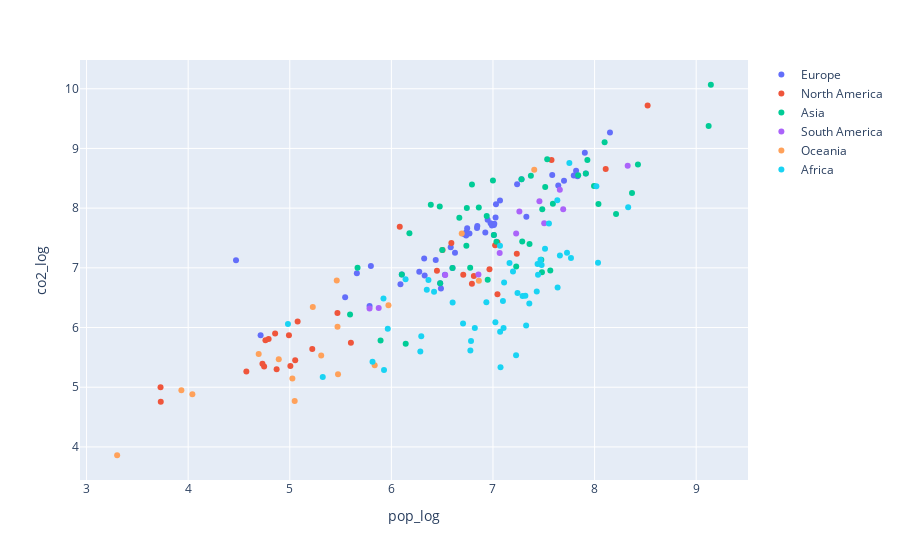

Notebook code cell kept with this figure:
### Code cell
fig = px.scatter(final_df,
                 x ="pop_log",
                 y ="co2_log",
                 color ="continent_name",
                 hover_name = "country"
                )
for trace in fig.data:
    trace.name = trace.name.split('=')[1]
fig.show()

### Figure 1 — Plotly figure (JSON) as saved in the notebook; plotly's stock layout.template omitted (floating-point values rounded to 4 significant figures)
{"data": [{"hoverlabel": {"namelength": 0}, "hovertemplate": "<b>%{hovertext}</b><br><br>continent_name=Europe<br>pop_log=%{x}<br>co2_log=%{y}", "hovertext": ["Russia", "Kazakhstan", "Turkey", "France", "Ukraine", "Spain", "Sweden", "Germany", "Finland", "Norway", "Poland", "Italy", "United Kingdom", "Romania", "Belarus", "Greece", "Bulgaria", "Iceland", "Hungary", "Portugal", "Azerbaijan", "Austria", "Czechia", "Serbia", "Ireland", "Georgia", "Lithuania", "Latvia", "Croatia", "Bosnia and Herzegovina", "Slovakia", "Estonia", "Denmark", "Netherlands", "Switzerland", "Moldova", "Belgium", "Armenia", "Albania", "Macedonia", "Slovenia", "Montenegro", "Cyprus", "Luxembourg", "Faroe Islands", "Malta", "Gibraltar"], "legendgroup": "continent_name=Europe", "marker": {"color": "#636efa", "symbol": "circle"}, "mode": "markers", "name": "Europe", "showlegend": true, "type": "scatter", "x": [8.151, 7.281, 7.914, 7.832, 7.643, 7.699, 7.009, 7.904, 6.746, 6.738, 7.583, 7.795, 7.818, 7.328, 6.977, 7.026, 6.843, 5.545, 6.99, 7.013, 7.009, 6.947, 7.029, 6.846, 6.714, 6.602, 6.436, 6.274, 6.626, 6.584, 6.736, 6.089, 6.769, 7.238, 6.924, 6.527, 7.069, 6.48, 6.488, 6.328, 6.323, 5.785, 6.103, 5.798, 4.713, 5.66, 4.471], "xaxis": "x", "y": [9.266, 8.484, 8.579, 8.533, 8.378, 8.457, 7.719, 8.928, 7.663, 7.6, 8.555, 8.545, 8.627, 7.858, 7.749, 7.841, 7.666, 6.509, 7.71, 7.74, 7.551, 7.806, 8.064, 7.701, 7.567, 6.996, 7.13, 6.936, 7.254, 7.344, 7.542, 6.725, 7.573, 8.398, 7.591, 6.884, 8.129, 6.74, 6.653, 6.873, 7.157, 6.359, 6.888, 7.03, 5.869, 6.911, 7.125], "yaxis": "y"}, {"hoverlabel": {"namelength": 0}, "hovertemplate": "<b>%{hovertext}</b><br><br>continent_name=North America<br>pop_log=%{x}<br>co2_log=%{y}", "hovertext": ["Canada", "United States", "Greenland", "Mexico", "Nicaragua", "Honduras", "Cuba", "Guatemala", "Panama", "Costa Rica", "Dominican Republic", "Haiti", "Belize", "El Salvador", "Jamaica", "Puerto Rico", "Trinidad and Tobago", "Turks and Caicos Islands", "Dominica", "Saint Lucia", "Antigua and Barbuda", "Barbados", "Saint Vincent and the Grenadines", "Grenada", "Cayman Islands", "Saint Kitts and Nevis", "Saint Pierre and Miquelon", "Aruba", "British Virgin Islands", "Montserrat", "Bermuda"], "legendgroup": "continent_name=North America", "marker": {"color": "#EF553B", "symbol": "circle"}, "mode": "markers", "name": "North America", "showlegend": true, "type": "scatter", "x": [7.576, 8.522, 4.761, 8.109, 6.793, 6.965, 7.044, 7.234, 6.59, 6.707, 7.021, 7.044, 5.602, 6.812, 6.448, 6.504, 6.082, 4.748, 4.871, 5.221, 4.992, 5.469, 5.006, 5.053, 4.792, 4.731, 3.728, 5.077, 4.573, 3.73, 4.856], "xaxis": "x", "y": [8.807, 9.719, 5.788, 8.657, 6.733, 6.975, 7.43, 7.234, 7.416, 6.884, 7.376, 6.556, 5.746, 6.865, 6.949, 7.298, 7.689, 5.346, 5.3, 5.641, 5.869, 6.246, 5.356, 5.453, 5.809, 5.395, 5.001, 6.102, 5.263, 4.757, 5.9], "yaxis": "y"}, {"hoverlabel": {"namelength": 0}, "hovertemplate": "<b>%{hovertext}</b><br><br>continent_name=Asia<br>pop_log=%{x}<br>co2_log=%{y}", "hovertext": ["China", "India", "Kazakhstan", "Saudi Arabia", "Indonesia", "Iran", "Mongolia", "Pakistan", "Turkey", "Afghanistan", "Yemen", "Thailand", "Turkmenistan", "Uzbekistan", "Iraq", "Japan", "Vietnam", "Malaysia", "Oman", "Philippines", "Kyrgyzstan", "Syria", "Cambodia", "Bangladesh", "Nepal", "Tajikistan", "Jordan", "Azerbaijan", "United Arab Emirates", "Georgia", "Sri Lanka", "Bhutan", "Taiwan", "Armenia", "Israel", "Kuwait", "Timor-Leste", "Qatar", "Lebanon", "Cyprus", "Brunei", "Hong Kong", "Bahrain", "Singapore", "Maldives"], "legendgroup": "continent_name=Asia", "marker": {"color": "#00cc96", "symbol": "circle"}, "mode": "markers", "name": "Asia", "showlegend": true, "type": "scatter", "x": [9.144, 9.123, 7.281, 7.534, 8.427, 7.929, 6.501, 8.368, 7.914, 7.564, 7.475, 7.839, 6.743, 7.485, 7.59, 8.099, 7.994, 7.514, 6.669, 8.038, 6.776, 7.288, 7.229, 8.211, 7.482, 6.948, 7.034, 7.009, 7.0, 6.602, 7.36, 5.893, 7.373, 6.48, 6.938, 6.476, 6.141, 6.388, 6.738, 6.103, 5.667, 6.86, 6.178, 6.793, 5.593], "xaxis": "x", "y": [10.07, 9.377, 8.484, 8.818, 8.733, 8.805, 7.298, 8.254, 8.579, 6.957, 7.136, 8.55, 8.002, 7.98, 8.072, 9.103, 8.372, 8.356, 7.838, 8.069, 7.001, 7.439, 7.023, 7.903, 6.924, 6.801, 7.438, 7.551, 8.461, 6.996, 7.401, 5.782, 8.543, 6.74, 7.868, 8.027, 5.727, 8.058, 7.368, 6.888, 7.002, 8.011, 7.58, 8.397, 6.217], "yaxis": "y"}, {"hoverlabel": {"namelength": 0}, "hovertemplate": "<b>%{hovertext}</b><br><br>continent_name=South America<br>pop_log=%{x}<br>co2_log=%{y}", "hovertext": ["Brazil", "Argentina", "Peru", "Colombia", "Bolivia", "Venezuela", "Chile", "Paraguay", "Ecuador", "Guyana", "Uruguay", "Suriname"], "legendgroup": "continent_name=South America", "marker": {"color": "#ab63fa", "symbol": "circle"}, "mode": "markers", "name": "South America", "showlegend": true, "type": "scatter", "x": [8.326, 7.658, 7.504, 7.691, 7.066, 7.457, 7.26, 6.857, 7.228, 5.875, 6.53, 5.785], "xaxis": "x", "y": [8.711, 8.309, 7.748, 7.98, 7.247, 8.114, 7.946, 6.889, 7.574, 6.329, 6.878, 6.317], "yaxis": "y"}, {"hoverlabel": {"namelength": 0}, "hovertemplate": "<b>%{hovertext}</b><br><br>continent_name=Oceania<br>pop_log=%{x}<br>co2_log=%{y}", "hovertext": ["Australia", "Papua New Guinea", "New Zealand", "Solomon Islands", "New Caledonia", "Fiji", "Vanuatu", "French Polynesia", "Samoa", "Kiribati", "Tonga", "Guam", "Niue", "Cook Islands", "American Samoa", "Marshall Islands", "Nauru"], "legendgroup": "continent_name=Oceania", "marker": {"color": "#FFA15A", "symbol": "circle"}, "mode": "markers", "name": "Oceania", "showlegend": true, "type": "scatter", "x": [7.406, 6.861, 6.692, 5.836, 5.462, 5.971, 5.475, 5.47, 5.309, 5.048, 5.026, 5.227, 3.301, 3.933, 4.694, 4.892, 4.041], "xaxis": "x", "y": [8.643, 6.784, 7.577, 5.368, 6.79, 6.375, 5.217, 6.013, 5.533, 4.77, 5.145, 6.345, 3.86, 4.948, 5.558, 5.468, 4.884], "yaxis": "y"}, {"hoverlabel": {"namelength": 0}, "hovertemplate": "<b>%{hovertext}</b><br><br>continent_name=Africa<br>pop_log=%{x}<br>co2_log=%{y}", "hovertext": ["Algeria", "Sudan", "Chad", "Niger", "Angola", "Mali", "South Africa", "Ethiopia", "Mauritania", "Egypt", "Tanzania", "Nigeria", "Namibia", "Mozambique", "Zambia", "South Sudan", "Somalia", "Central African Republic", "Madagascar", "Botswana", "Kenya", "Cameroon", "Morocco", "Zimbabwe", "Cote d'Ivoire", "Burkina Faso", "Gabon", "Western Sahara", "Guinea", "Uganda", "Ghana", "Senegal", "Tunisia", "Malawi", "Eritrea", "Benin", "Liberia", "Sierra Leone", "Togo", "Guinea-Bissau", "Lesotho", "Equatorial Guinea", "Burundi", "Rwanda", "Djibouti", "Comoros", "Mauritius", "Sao Tome and Principe", "Seychelles"], "legendgroup": "continent_name=Africa", "marker": {"color": "#19d3f3", "symbol": "circle"}, "mode": "markers", "name": "Africa", "showlegend": true, "type": "scatter", "x": [7.633, 7.659, 7.227, 7.357, 7.512, 7.291, 7.752, 8.034, 6.603, 8.018, 7.768, 8.33, 6.42, 7.479, 7.241, 7.024, 7.07, 6.777, 7.431, 6.365, 7.729, 7.443, 7.551, 7.163, 7.439, 7.319, 6.348, 5.814, 7.098, 7.636, 7.467, 7.197, 7.069, 7.326, 6.784, 7.109, 6.705, 6.821, 6.935, 6.285, 6.294, 5.922, 7.074, 7.104, 5.965, 5.928, 6.14, 5.325, 4.982], "xaxis": "x", "y": [8.133, 7.205, 5.534, 6.404, 7.321, 6.53, 8.758, 7.086, 6.417, 8.367, 7.163, 8.017, 6.597, 7.046, 6.577, 6.088, 5.931, 5.617, 6.604, 6.795, 7.255, 6.885, 7.744, 7.081, 7.062, 6.534, 6.633, 5.429, 6.446, 6.672, 7.136, 6.937, 7.37, 6.034, 5.776, 6.753, 6.066, 5.993, 6.423, 5.6, 5.852, 6.486, 5.336, 5.994, 5.978, 5.287, 6.808, 5.171, 6.061], "yaxis": "y"}], "layout": {"legend": {"tracegroupgap": 0}, "margin": {"t": 60}, "xaxis": {"anchor": "y", "domain": [0, 1], "title": {"text": "pop_log"}}, "yaxis": {"anchor": "x", "domain": [0, 1], "title": {"text": "co2_log"}}}}
